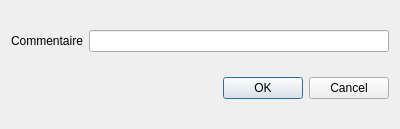
<?xml version="1.0" encoding="UTF-8"?>
<ui version="4.0">
 <class>Commentaire</class>
 <widget class="QDialog" name="Commentaire">
  <property name="geometry">
   <rect>
    <x>0</x>
    <y>0</y>
    <width>400</width>
    <height>129</height>
   </rect>
  </property>
  <property name="windowTitle">
   <string>Dialog</string>
  </property>
  <layout class="QGridLayout" name="gridLayout">
   <item row="0" column="0">
    <widget class="QLabel" name="label">
     <property name="text">
      <string>Commentaire</string>
     </property>
    </widget>
   </item>
   <item row="0" column="1">
    <widget class="QLineEdit" name="commentaire"/>
   </item>
   <item row="1" column="0" colspan="2">
    <widget class="QDialogButtonBox" name="buttonBox">
     <property name="orientation">
      <enum>Qt::Horizontal</enum>
     </property>
     <property name="standardButtons">
      <set>QDialogButtonBox::Cancel|QDialogButtonBox::Ok</set>
     </property>
    </widget>
   </item>
  </layout>
 </widget>
 <resources/>
 <connections>
  <connection>
   <sender>buttonBox</sender>
   <signal>accepted()</signal>
   <receiver>Commentaire</receiver>
   <slot>accept()</slot>
   <hints>
    <hint type="sourcelabel">
     <x>248</x>
     <y>254</y>
    </hint>
    <hint type="destinationlabel">
     <x>157</x>
     <y>274</y>
    </hint>
   </hints>
  </connection>
  <connection>
   <sender>buttonBox</sender>
   <signal>rejected()</signal>
   <receiver>Commentaire</receiver>
   <slot>reject()</slot>
   <hints>
    <hint type="sourcelabel">
     <x>316</x>
     <y>260</y>
    </hint>
    <hint type="destinationlabel">
     <x>286</x>
     <y>274</y>
    </hint>
   </hints>
  </connection>
 </connections>
</ui>
